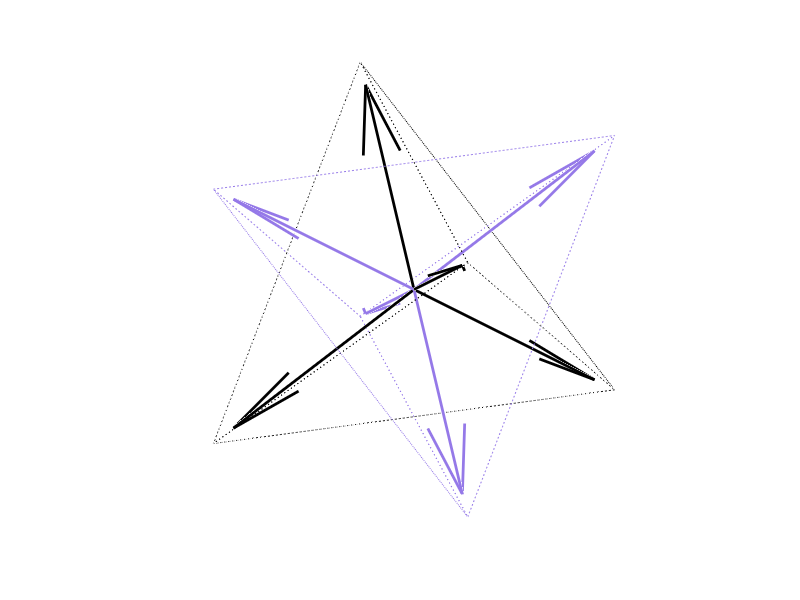
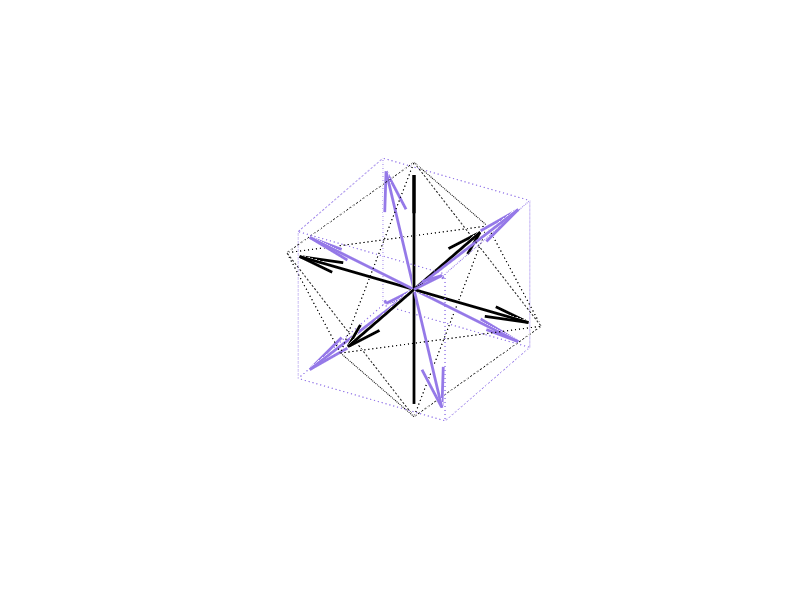
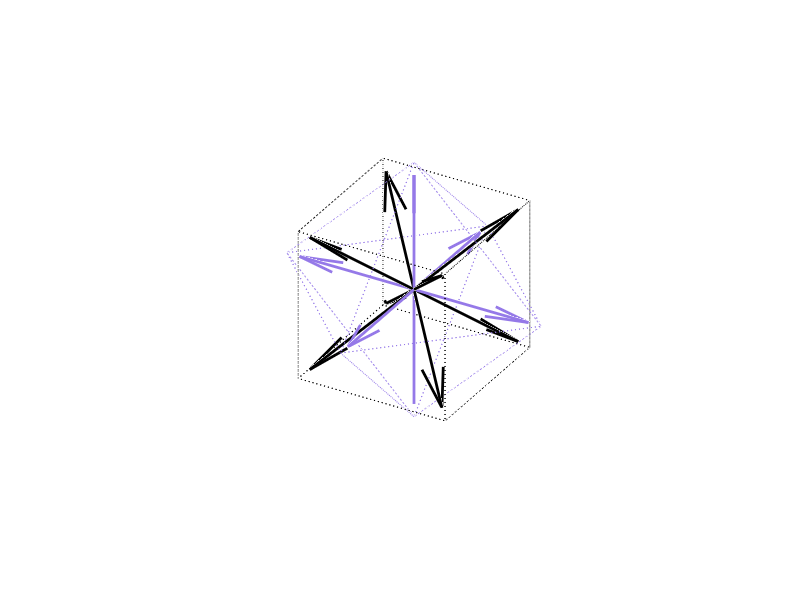

Reproduce these figures in MATLAB, in order.
% Author: Osama M. Raisuddin

% This script creates 3D figures of the searches done with regular convex
% polyhedra and their cosine measures and duality property

close all
clear
clc


% Use the high quality renderer to ensure SVG plots are created
set(0, 'defaultFigureRenderer', 'painters')
set(groot, 'defaultFigureRenderer', 'painters')





% Choose the
% color,
% and viewing angle
% for the figures
color = [149, 121, 232]/255;
view_angle = [120,30];




%% Nelder Mead

% Generate the search directions for Nelder Mead search and the vertex sets
% for the corresponding polyhedron, the tetrahedron
search_dir = [1, 1, 1;1, -1, -1;-1, 1, -1 ;-1, -1,  1]/sqrt(3);
search_dir_vertex_sets = [[1,2,3];[1,2,4];[1,3,4];[2,3,4]];

% Generate the cosine measure directions for Nelder Mead search and the 
% vertex sets for the corresponding polyhedron, the tetrahedron
cm_dir = [-1, -1, -1; -1, 1, 1; 1, -1, 1; 1,  1, -1]/sqrt(3);
cm_dir_vertex_sets = [[1,2,3];[1,2,4];[1,3,4];[2,3,4]];

% Plot the polyhera and vectors
figure
hold on
axis off
axis equal

quiver3(zeros(length(search_dir),1),zeros(length(search_dir),1),zeros(length(search_dir),1),search_dir(:,1),search_dir(:,2),search_dir(:,3),'black','LineWidth',2)
quiver3(zeros(length(cm_dir),1),zeros(length(cm_dir),1),zeros(length(cm_dir),1),cm_dir(:,1),cm_dir(:,2),cm_dir(:,3),'color',color,'LineWidth',2)

for i = 1:length(search_dir_vertex_sets)
    plot3( search_dir([search_dir_vertex_sets(i,:) search_dir_vertex_sets(i,1)],1) , search_dir([search_dir_vertex_sets(i,:) search_dir_vertex_sets(i,1)],2) , search_dir([search_dir_vertex_sets(i,:) search_dir_vertex_sets(i,1)],3), ':','Color','black')
    
end
for i = 1:length(cm_dir_vertex_sets)
    plot3( cm_dir([cm_dir_vertex_sets(i,:) cm_dir_vertex_sets(i,1)],1) , cm_dir([cm_dir_vertex_sets(i,:) cm_dir_vertex_sets(i,1)],2) , cm_dir([cm_dir_vertex_sets(i,:) cm_dir_vertex_sets(i,1)],3), ':','Color',color)
    
end
view(view_angle)




%%  Pattern Search
search_dir = [1,0,0;-1,0,0; 0,1,0;0,-1,0; 0,0,1;0,0,-1];
search_dir_vertex_sets = [1,3,5; 1,3,6; 1,4,5; 1,4,6; 2,3,5; 2,3,6; 2,4,5; 2,4,6;];


cm_dir = [
     1, 1, 1;
     1, 1,-1;
     1,-1, 1;
     1,-1,-1;
    -1, 1, 1;
    -1, 1,-1;
    -1,-1, 1;
    -1,-1,-1;
     ]/sqrt(3);
cm_dir_vertex_sets = [
    1,2,4,3;
    1,5,7,3;
    1,2,6,5;
    8,7,5,6;
    8,4,3,7;
    8,4,2,6
    ]; 

figure
hold on
axis off
axis equal

 
 
quiver3(zeros(length(search_dir),1),zeros(length(search_dir),1),zeros(length(search_dir),1),search_dir(:,1),search_dir(:,2),search_dir(:,3),'black','LineWidth',2)
quiver3(zeros(length(cm_dir),1),zeros(length(cm_dir),1),zeros(length(cm_dir),1),cm_dir(:,1),cm_dir(:,2),cm_dir(:,3),'color',color,'LineWidth',2)
for i = 1:length(search_dir_vertex_sets)
    plot3( search_dir([search_dir_vertex_sets(i,:) search_dir_vertex_sets(i,1)],1) , search_dir([search_dir_vertex_sets(i,:) search_dir_vertex_sets(i,1)],2) , search_dir([search_dir_vertex_sets(i,:) search_dir_vertex_sets(i,1)],3), ':','Color','black')
    
end
for i = 1:length(cm_dir_vertex_sets)
    plot3( cm_dir([cm_dir_vertex_sets(i,:) cm_dir_vertex_sets(i,1)],1) , cm_dir([cm_dir_vertex_sets(i,:) cm_dir_vertex_sets(i,1)],2) , cm_dir([cm_dir_vertex_sets(i,:) cm_dir_vertex_sets(i,1)],3), ':','Color',color)
    
end
view(view_angle)




%%  Hypercube Search
search_dir = [
     1, 1, 1;
     1, 1,-1;
     1,-1, 1;
     1,-1,-1;
    -1, 1, 1;
    -1, 1,-1;
    -1,-1, 1;
    -1,-1,-1;
     ]/sqrt(3);
search_dir_vertex_sets = [
    1,2,4,3;
    1,5,7,3;
    1,2,6,5;
    8,7,5,6;
    8,4,3,7;
    8,4,2,6
    ]; 
 
 
 
cm_dir = [1,0,0;-1,0,0; 0,1,0;0,-1,0; 0,0,1;0,0,-1];
cm_dir_vertex_sets = [1,3,5; 1,3,6; 1,4,5; 1,4,6; 2,3,5; 2,3,6; 2,4,5; 2,4,6;];
 

figure
hold on
axis off
axis equal

 
 
quiver3(zeros(length(search_dir),1),zeros(length(search_dir),1),zeros(length(search_dir),1),search_dir(:,1),search_dir(:,2),search_dir(:,3),'black','LineWidth',2)
quiver3(zeros(length(cm_dir),1),zeros(length(cm_dir),1),zeros(length(cm_dir),1),cm_dir(:,1),cm_dir(:,2),cm_dir(:,3),'color',color,'LineWidth',2)
for i = 1:length(search_dir_vertex_sets)
    plot3( search_dir([search_dir_vertex_sets(i,:) search_dir_vertex_sets(i,1)],1) , search_dir([search_dir_vertex_sets(i,:) search_dir_vertex_sets(i,1)],2) , search_dir([search_dir_vertex_sets(i,:) search_dir_vertex_sets(i,1)],3), ':','Color','black')
    
end
for i = 1:length(cm_dir_vertex_sets)
    plot3( cm_dir([cm_dir_vertex_sets(i,:) cm_dir_vertex_sets(i,1)],1) , cm_dir([cm_dir_vertex_sets(i,:) cm_dir_vertex_sets(i,1)],2) , cm_dir([cm_dir_vertex_sets(i,:) cm_dir_vertex_sets(i,1)],3), ':','Color',color)
    
end

view(view_angle)


